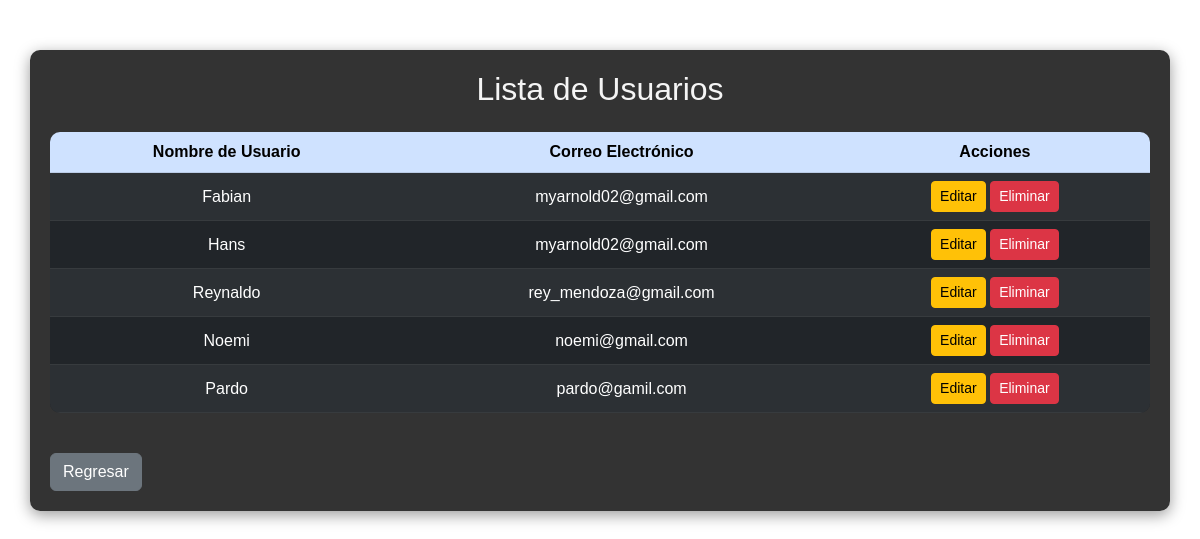
Page /users/ (signed in) on the committed database.
### app/models.py (models this page shows)
class CustomUser(AbstractUser):
    pass

### app/views.py (the view)
# urls.py: path('users/', views.user_list_view, name='user_list'),
@login_required
def user_list_view(request):
    User = get_user_model()
    users = User.objects.all()  # Obtén todos los usuarios
    return render(request, 'app/usuarios/user_list.html', {'users': users})

### app/templates/app/usuarios/user_list.html (shortened to what this page needs)
{% load static %}
<!DOCTYPE html>
<html lang="es">
<head>
    <link href="https://cdn.jsdelivr.net/npm/bootstrap@5.3.0/dist/css/bootstrap.min.css" rel="stylesheet">
</head>
<body>
    <div class="container">
        <h2 class="text-center mb-4">Lista de Usuarios</h2>
        <div class="table-responsive">
            <table class="table table-dark table-striped table-hover">
                <thead class="table-primary">
                    <tr>
                        <th>Nombre de Usuario</th>
                        <th>Correo Electrónico</th>
                        <th>Acciones</th>
                    </tr>
                </thead>
                <tbody>
                    {% for user in users %}
                    <tr>
                        <td>{{ user.username }}</td>
                        <td>{{ user.email }}</td>
                        <td>
                            <a href="{% url 'editar_usuario' user.id %}" class="btn btn-warning btn-sm">Editar</a>
                            <a href="{% url 'eliminar_usuario' user.id %}" class="btn btn-danger btn-sm">Eliminar</a>
                        </td>
                    </tr>
                    {% endfor %}
                </tbody>
            </table>
        </div>
        <a href="{% url 'home' %}" class="btn btn-secondary mt-4">Regresar</a>
    </div>
</body>
</html>

### rows in the picture
CustomUser: username "Fabian", email "myarnold02@gmail.com"
CustomUser: username "Hans", email "myarnold02@gmail.com"
CustomUser: username "Reynaldo", email "rey_mendoza@gmail.com"
CustomUser: username "Noemi", email "noemi@gmail.com"
CustomUser: username "Pardo", email "pardo@gamil.com"
